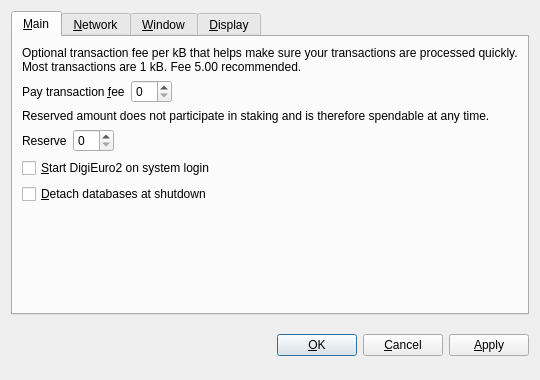
<?xml version="1.0" encoding="UTF-8"?>
<ui version="4.0">
 <class>OptionsDialog</class>
 <widget class="QDialog" name="OptionsDialog">
  <property name="geometry">
   <rect>
    <x>0</x>
    <y>0</y>
    <width>540</width>
    <height>380</height>
   </rect>
  </property>
  <property name="windowTitle">
   <string>Options</string>
  </property>
  <property name="modal">
   <bool>true</bool>
  </property>
  <layout class="QVBoxLayout" name="verticalLayout">
   <item>
    <widget class="QTabWidget" name="tabWidget">
     <property name="tabPosition">
      <enum>QTabWidget::North</enum>
     </property>
     <property name="currentIndex">
      <number>0</number>
     </property>
     <widget class="QWidget" name="tabMain">
      <attribute name="title">
       <string>&amp;Main</string>
      </attribute>
      <layout class="QVBoxLayout" name="verticalLayout_Main">
       <item>
        <widget class="QLabel" name="transactionFeeInfoLabel">
         <property name="text">
          <string>Optional transaction fee per kB that helps make sure your transactions are processed quickly. Most transactions are 1 kB. Fee 5.00 recommended.</string>
         </property>
         <property name="textFormat">
          <enum>Qt::PlainText</enum>
         </property>
         <property name="wordWrap">
          <bool>true</bool>
         </property>
        </widget>
       </item>
       <item>
        <layout class="QHBoxLayout" name="horizontalLayoutFee">
         <item>
          <widget class="QLabel" name="transactionFeeLabel">
           <property name="text">
            <string>Pay transaction &amp;fee</string>
           </property>
           <property name="textFormat">
            <enum>Qt::PlainText</enum>
           </property>
           <property name="buddy">
            <cstring>transactionFee</cstring>
           </property>
          </widget>
         </item>
         <item>
          <widget class="BitcoinAmountField" name="transactionFee"/>
         </item>
         <item>
          <spacer name="horizontalSpacerFee">
           <property name="orientation">
            <enum>Qt::Horizontal</enum>
           </property>
           <property name="sizeHint" stdset="0">
            <size>
             <width>40</width>
             <height>20</height>
            </size>
           </property>
          </spacer>
         </item>
        </layout>
       </item>
       <item>
        <widget class="QLabel" name="reserveBalanceInfoLabel">
         <property name="text">
          <string>Reserved amount does not participate in staking and is therefore spendable at any time.</string>
         </property>
         <property name="textFormat">
          <enum>Qt::PlainText</enum>
         </property>
         <property name="wordWrap">
          <bool>true</bool>
         </property>
        </widget>
       </item>
       <item>
        <layout class="QHBoxLayout" name="horizontalLayoutReserveBalance">
         <item>
          <widget class="QLabel" name="reserveBalanceLabel">
           <property name="text">
            <string>Reserve</string>
           </property>
           <property name="textFormat">
            <enum>Qt::PlainText</enum>
           </property>
           <property name="buddy">
            <cstring>reserveBalance</cstring>
           </property>
          </widget>
         </item>
         <item>
          <widget class="BitcoinAmountField" name="reserveBalance"/>
         </item>
         <item>
          <spacer name="horizontalSpacerReserveBalance">
           <property name="orientation">
            <enum>Qt::Horizontal</enum>
           </property>
           <property name="sizeHint" stdset="0">
            <size>
             <width>40</width>
             <height>20</height>
            </size>
           </property>
          </spacer>
         </item>
        </layout>
       </item>
       <item>
        <widget class="QCheckBox" name="bitcoinAtStartup">
         <property name="toolTip">
          <string>Automatically start DigiEuro2 after logging in to the system.</string>
         </property>
         <property name="text">
          <string>&amp;Start DigiEuro2 on system login</string>
         </property>
        </widget>
       </item>
       <item>
        <widget class="QCheckBox" name="detachDatabases">
         <property name="toolTip">
          <string>Detach block and address databases at shutdown. This means they can be moved to another data directory, but it slows down shutdown. The wallet is always detached.</string>
         </property>
         <property name="text">
          <string>&amp;Detach databases at shutdown</string>
         </property>
        </widget>
       </item>
       <item>
        <spacer name="verticalSpacer_Main">
         <property name="orientation">
          <enum>Qt::Vertical</enum>
         </property>
         <property name="sizeHint" stdset="0">
          <size>
           <width>20</width>
           <height>40</height>
          </size>
         </property>
        </spacer>
       </item>
      </layout>
     </widget>
     <widget class="QWidget" name="tabNetwork">
      <attribute name="title">
       <string>&amp;Network</string>
      </attribute>
      <layout class="QVBoxLayout" name="verticalLayout_Network">
       <item>
        <widget class="QCheckBox" name="mapPortUpnp">
         <property name="toolTip">
          <string>Automatically open the DigiEuro2 client port on the router. This only works when your router supports UPnP and it is enabled.</string>
         </property>
         <property name="text">
          <string>Map port using &amp;UPnP</string>
         </property>
        </widget>
       </item>
       <item>
        <widget class="QCheckBox" name="connectSocks">
         <property name="toolTip">
          <string>Connect to the DigiEuro2 network through a SOCKS proxy (e.g. when connecting through Tor).</string>
         </property>
         <property name="text">
          <string>&amp;Connect through SOCKS proxy:</string>
         </property>
        </widget>
       </item>
       <item>
        <layout class="QHBoxLayout" name="horizontalLayout_Network">
         <item>
          <widget class="QLabel" name="proxyIpLabel">
           <property name="text">
            <string>Proxy &amp;IP:</string>
           </property>
           <property name="textFormat">
            <enum>Qt::PlainText</enum>
           </property>
           <property name="buddy">
            <cstring>proxyIp</cstring>
           </property>
          </widget>
         </item>
         <item>
          <widget class="QValidatedLineEdit" name="proxyIp">
           <property name="maximumSize">
            <size>
             <width>140</width>
             <height>16777215</height>
            </size>
           </property>
           <property name="toolTip">
            <string>IP address of the proxy (e.g. 127.0.0.1)</string>
           </property>
          </widget>
         </item>
         <item>
          <widget class="QLabel" name="proxyPortLabel">
           <property name="text">
            <string>&amp;Port:</string>
           </property>
           <property name="textFormat">
            <enum>Qt::PlainText</enum>
           </property>
           <property name="buddy">
            <cstring>proxyPort</cstring>
           </property>
          </widget>
         </item>
         <item>
          <widget class="QLineEdit" name="proxyPort">
           <property name="maximumSize">
            <size>
             <width>55</width>
             <height>16777215</height>
            </size>
           </property>
           <property name="toolTip">
            <string>Port of the proxy (e.g. 9050)</string>
           </property>
          </widget>
         </item>
         <item>
          <widget class="QLabel" name="socksVersionLabel">
           <property name="text">
            <string>SOCKS &amp;Version:</string>
           </property>
           <property name="textFormat">
            <enum>Qt::PlainText</enum>
           </property>
           <property name="buddy">
            <cstring>socksVersion</cstring>
           </property>
          </widget>
         </item>
         <item>
          <widget class="QValueComboBox" name="socksVersion">
           <property name="toolTip">
            <string>SOCKS version of the proxy (e.g. 5)</string>
           </property>
          </widget>
         </item>
         <item>
          <spacer name="horizontalSpacer_Network">
           <property name="orientation">
            <enum>Qt::Horizontal</enum>
           </property>
           <property name="sizeHint" stdset="0">
            <size>
             <width>40</width>
             <height>20</height>
            </size>
           </property>
          </spacer>
         </item>
        </layout>
       </item>
       <item>
        <spacer name="verticalSpacer_Network">
         <property name="orientation">
          <enum>Qt::Vertical</enum>
         </property>
         <property name="sizeHint" stdset="0">
          <size>
           <width>20</width>
           <height>40</height>
          </size>
         </property>
        </spacer>
       </item>
      </layout>
     </widget>
     <widget class="QWidget" name="tabWindow">
      <attribute name="title">
       <string>&amp;Window</string>
      </attribute>
      <layout class="QVBoxLayout" name="verticalLayout_Window">
       <item>
        <widget class="QCheckBox" name="minimizeToTray">
         <property name="toolTip">
          <string>Show only a tray icon after minimizing the window.</string>
         </property>
         <property name="text">
          <string>&amp;Minimize to the tray instead of the taskbar</string>
         </property>
        </widget>
       </item>
       <item>
        <widget class="QCheckBox" name="minimizeOnClose">
         <property name="toolTip">
          <string>Minimize instead of exit the application when the window is closed. When this option is enabled, the application will be closed only after selecting Quit in the menu.</string>
         </property>
         <property name="text">
          <string>M&amp;inimize on close</string>
         </property>
        </widget>
       </item>
       <item>
        <spacer name="verticalSpacer_Window">
         <property name="orientation">
          <enum>Qt::Vertical</enum>
         </property>
         <property name="sizeHint" stdset="0">
          <size>
           <width>20</width>
           <height>40</height>
          </size>
         </property>
        </spacer>
       </item>
      </layout>
     </widget>
     <widget class="QWidget" name="tabDisplay">
      <attribute name="title">
       <string>&amp;Display</string>
      </attribute>
      <layout class="QVBoxLayout" name="verticalLayout_Display">
       <item>
        <layout class="QHBoxLayout" name="horizontalLayout_1_Display">
         <item>
          <widget class="QLabel" name="langLabel">
           <property name="text">
            <string>User Interface &amp;language:</string>
           </property>
           <property name="textFormat">
            <enum>Qt::PlainText</enum>
           </property>
           <property name="buddy">
            <cstring>lang</cstring>
           </property>
          </widget>
         </item>
         <item>
          <widget class="QValueComboBox" name="lang">
           <property name="toolTip">
            <string>The user interface language can be set here. This setting will take effect after restarting DigiEuro2.</string>
           </property>
          </widget>
         </item>
        </layout>
       </item>
       <item>
        <layout class="QHBoxLayout" name="horizontalLayout_2_Display">
         <item>
          <widget class="QLabel" name="unitLabel">
           <property name="text">
            <string>&amp;Unit to show amounts in:</string>
           </property>
           <property name="textFormat">
            <enum>Qt::PlainText</enum>
           </property>
           <property name="buddy">
            <cstring>unit</cstring>
           </property>
          </widget>
         </item>
         <item>
          <widget class="QValueComboBox" name="unit">
           <property name="toolTip">
            <string>Choose the default subdivision unit to show in the interface and when sending coins.</string>
           </property>
          </widget>
         </item>
        </layout>
       </item>
       <item>
        <widget class="QCheckBox" name="displayAddresses">
         <property name="toolTip">
          <string>Whether to show DigiEuro2 addresses in the transaction list or not.</string>
         </property>
         <property name="text">
          <string>&amp;Display addresses in transaction list</string>
         </property>
        </widget>
       </item>
       <item>
        <widget class="QCheckBox" name="coinControlFeatures">
         <property name="toolTip">
          <string>Whether to show coin control features or not.</string>
         </property>
         <property name="text">
          <string>Display coin &amp;control features (experts only!)</string>
         </property>
        </widget>
       </item>
       <item>
        <spacer name="verticalSpacer_Display">
         <property name="orientation">
          <enum>Qt::Vertical</enum>
         </property>
         <property name="sizeHint" stdset="0">
          <size>
           <width>20</width>
           <height>40</height>
          </size>
         </property>
        </spacer>
       </item>
      </layout>
     </widget>
    </widget>
   </item>
   <item>
    <layout class="QHBoxLayout" name="horizontalLayout_Buttons">
     <item>
      <spacer name="horizontalSpacer_1">
       <property name="orientation">
        <enum>Qt::Horizontal</enum>
       </property>
       <property name="sizeHint" stdset="0">
        <size>
         <width>40</width>
         <height>48</height>
        </size>
       </property>
      </spacer>
     </item>
     <item>
      <widget class="QLabel" name="statusLabel">
       <property name="font">
        <font>
         <weight>75</weight>
         <bold>true</bold>
        </font>
       </property>
       <property name="text">
        <string/>
       </property>
       <property name="textFormat">
        <enum>Qt::PlainText</enum>
       </property>
       <property name="wordWrap">
        <bool>true</bool>
       </property>
      </widget>
     </item>
     <item>
      <spacer name="horizontalSpacer_2">
       <property name="orientation">
        <enum>Qt::Horizontal</enum>
       </property>
       <property name="sizeHint" stdset="0">
        <size>
         <width>40</width>
         <height>48</height>
        </size>
       </property>
      </spacer>
     </item>
     <item>
      <widget class="QPushButton" name="okButton">
       <property name="text">
        <string>&amp;OK</string>
       </property>
      </widget>
     </item>
     <item>
      <widget class="QPushButton" name="cancelButton">
       <property name="text">
        <string>&amp;Cancel</string>
       </property>
       <property name="autoDefault">
        <bool>false</bool>
       </property>
      </widget>
     </item>
     <item>
      <widget class="QPushButton" name="applyButton">
       <property name="text">
        <string>&amp;Apply</string>
       </property>
       <property name="autoDefault">
        <bool>false</bool>
       </property>
      </widget>
     </item>
    </layout>
   </item>
  </layout>
 </widget>
 <customwidgets>
  <customwidget>
   <class>BitcoinAmountField</class>
   <extends>QSpinBox</extends>
   <header>bitcoinamountfield.h</header>
  </customwidget>
  <customwidget>
   <class>QValueComboBox</class>
   <extends>QComboBox</extends>
   <header>qvaluecombobox.h</header>
  </customwidget>
  <customwidget>
   <class>QValidatedLineEdit</class>
   <extends>QLineEdit</extends>
   <header>qvalidatedlineedit.h</header>
  </customwidget>
 </customwidgets>
 <resources/>
 <connections/>
</ui>
